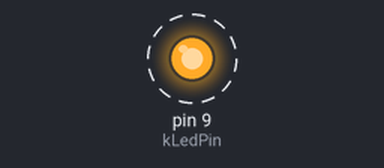
Bench run of a sketch on a simulated Arduino Uno, built with avr-gcc and run on an emulated ATmega328P. Shown: output pins drawn as LEDs (lit = HIGH). Dashed ring = blinking.

Above: at 0.12 s.
Timing chart, 0 to 3.0 s (numbered marks = the images above):
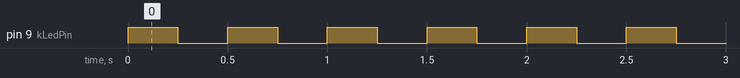

Measured:
- by itself, pin 9 (kLedPin): alternates HIGH for 0.25 s and LOW for 0.25 s

The sketch:

Blinky.ino
```cpp
static const uint8_t kLedPin = 9; // LED_BUILTIN;
static const uint32_t kDelayMsec = 250;

void setup()
{
    pinMode(kLedPin, OUTPUT);
}

void loop()
{
    digitalWrite(kLedPin, HIGH);
    delay(kDelayMsec);
    digitalWrite(kLedPin, LOW);
    delay(kDelayMsec);
}
```
